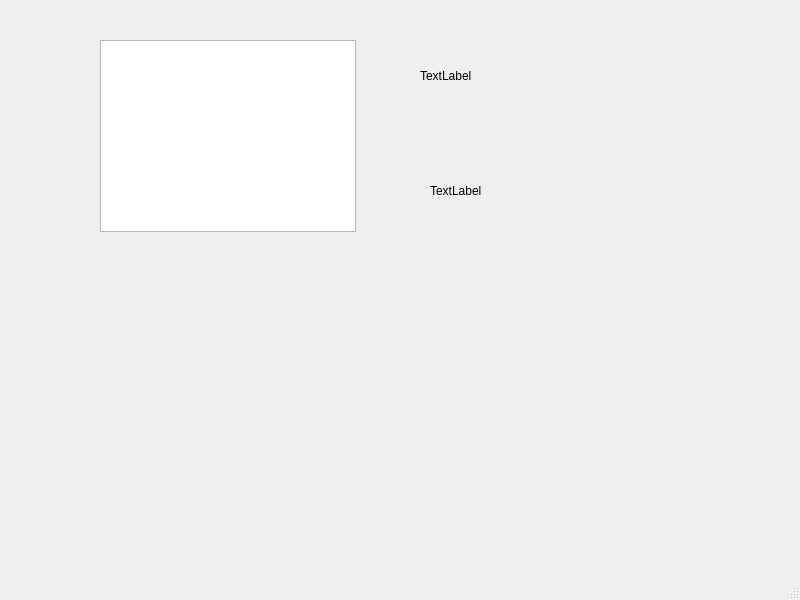
<?xml version="1.0" encoding="UTF-8"?>
<ui version="4.0">
 <class>MainWindow</class>
 <widget class="QMainWindow" name="MainWindow">
  <property name="geometry">
   <rect>
    <x>0</x>
    <y>0</y>
    <width>800</width>
    <height>600</height>
   </rect>
  </property>
  <property name="windowTitle">
   <string>MainWindow</string>
  </property>
  <widget class="QWidget" name="centralwidget">
   <widget class="QListWidget" name="listaPaises">
    <property name="geometry">
     <rect>
      <x>100</x>
      <y>40</y>
      <width>256</width>
      <height>192</height>
     </rect>
    </property>
   </widget>
   <widget class="QLabel" name="lblIdioma">
    <property name="geometry">
     <rect>
      <x>420</x>
      <y>50</y>
      <width>191</width>
      <height>51</height>
     </rect>
    </property>
    <property name="text">
     <string>TextLabel</string>
    </property>
   </widget>
   <widget class="QLabel" name="lblCapital">
    <property name="geometry">
     <rect>
      <x>430</x>
      <y>160</y>
      <width>181</width>
      <height>61</height>
     </rect>
    </property>
    <property name="text">
     <string>TextLabel</string>
    </property>
   </widget>
  </widget>
  <widget class="QMenuBar" name="menubar">
   <property name="geometry">
    <rect>
     <x>0</x>
     <y>0</y>
     <width>800</width>
     <height>21</height>
    </rect>
   </property>
  </widget>
  <widget class="QStatusBar" name="statusbar"/>
 </widget>
 <resources/>
 <connections/>
</ui>
